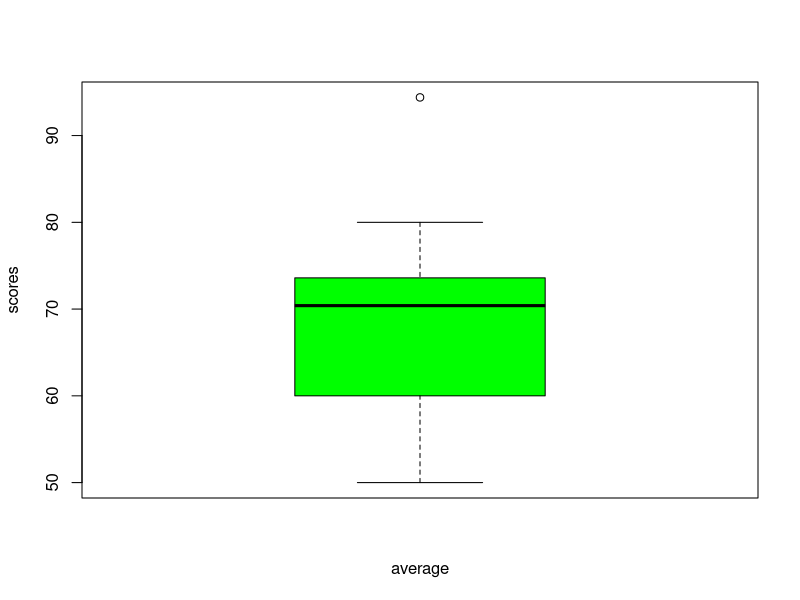

R code for this plot:
#HW 13: Create a boxplot for overall average. 
student.name = c("dan","bob","sam","karl",
                 "Renzo Lee",
                 "Nyle Sparks",
                 "Corrina Kennedy",
                 "Alessio Rosario",
                 "Jevan Sawyer",
                 "Callan Bass",
                 "Samara Walmsley",
                 "Norma Walter",
                 "Kaif Villegas",
                 "Harleen Woodard")
math = c(80,70,60,50,78,50,64,85,95,76,82,74,95,72)
physics = c(80,70,60,50,80,70,60,50,78,50,64,85,95,76)
chemistry = c(80,70,60,50,60,50,80,70,60,50,78,50,85,85)
psychology = c(80,70,60,50,80,70,60,50,60,50,80,70,97,95)
history = c(80,70,60,50,70,60,50,80,70,60,50,78,100,64)
sex = c("male","male","female","male","male","male","female","male","male","male","female","male","male","male" )
disabilities = c("no", "yes", "no","no", "no","no", "no","no", "no","no", "no","no", "no","yes")
origin = c("israel", "england", "us","other","israel","france","belgium","us","switzerland","us","austria","other","israel","us")


data <- data.frame(student.name,math,physics,chemistry,psychology,history,sex,disabilities,origin)
data


keep <- c("math" ,"physics", "chemistry" ,"psychology","history")
df = data[keep]
df
average <- rowMeans(df)
data <- cbind(data,average)
data
stem(data$average)

write.csv(data,"Hw13.csv", row.names = FALSE)

# Give the chart file a name.
png(file = "boxplot.png")

v <- data$average
# Plot the chart.
boxplot(data$average, col = "green",xlab = "average", ylab = "scores")

# Save the file.
dev.off()
